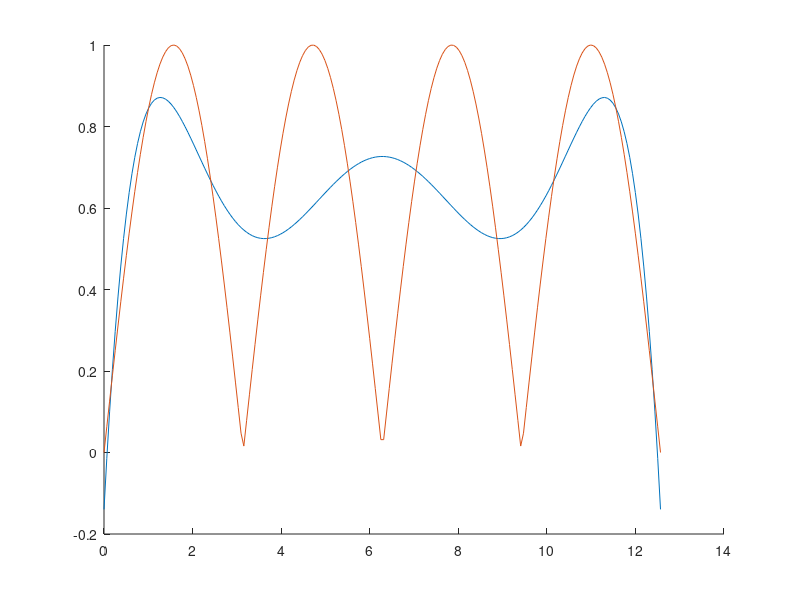

This chart was generated by the following MATLAB code:
close all;

max = 200;
x_original = linspace(0,4*pi,max);
y_original = abs(sin(x_original));
[p,~,mu] = polyfit(x_original,y_original,6);
f = polyval(p,x_original,[],mu);
hold on
plot(x_original,f)
plot(x_original,y_original)
hold off

% 
% y_new = 1:max;
% for x = 1:max
%     f = x^6 * p(1) + x^5 * p(2) + x^4 * p(3) + x^3 * p(4) + x^2 * p(5) + x * p(6) + p(7);
%     y_new(x) = y_original(x)/f;
%     disp(y_original(x)/f);
% end
% 
% x_fit = linspace(0,4*pi);
% y_fit = polyval(p,x_fit);
% 